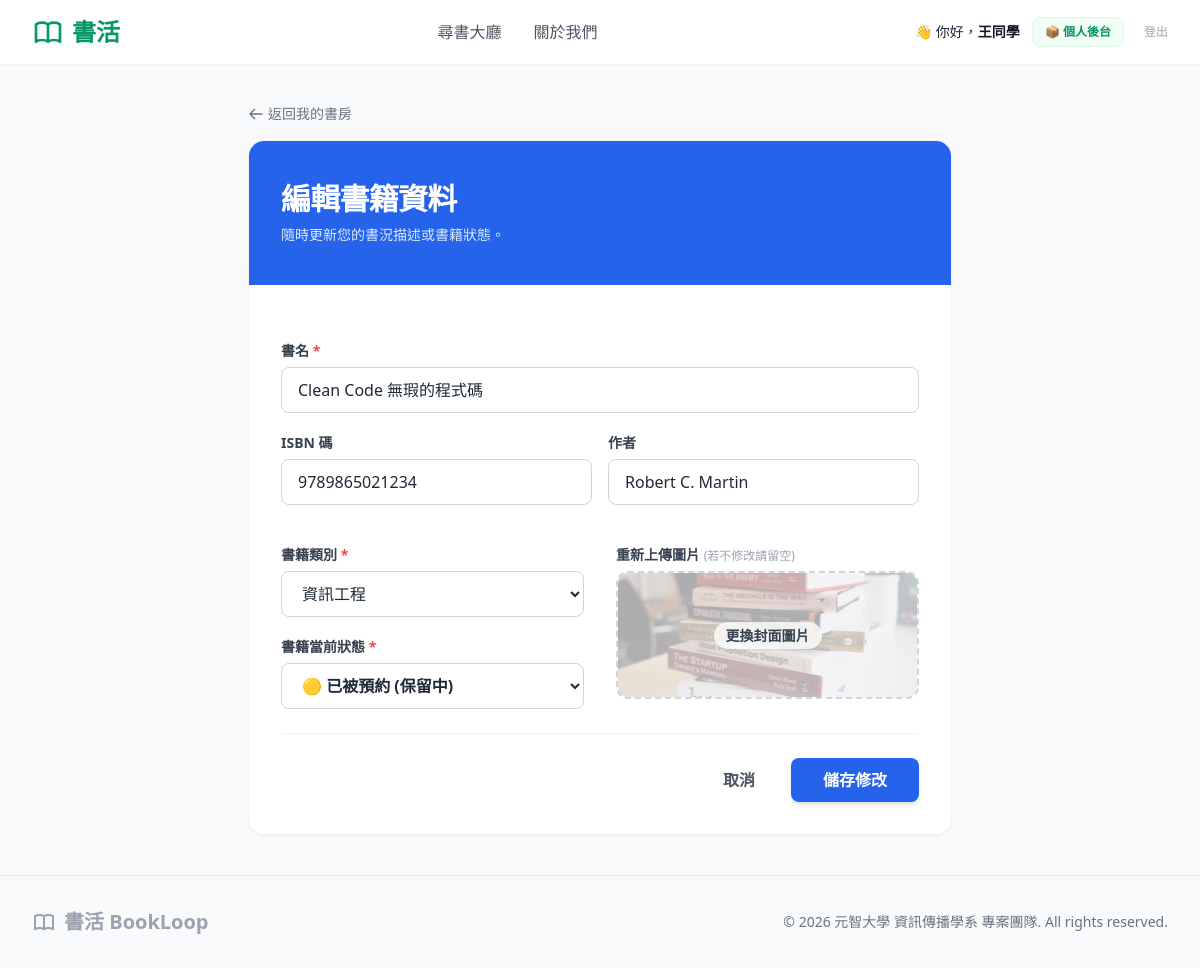
Page /edit_book.php?id=1 (signed in) on the committed database.
### tables this page shows
CREATE TABLE `Book` (
    `bbook_id` INT AUTO_INCREMENT NOT NULL,
    `bisbn` VARCHAR(20) DEFAULT NULL COMMENT '國際標準書號',
    `btitle` VARCHAR(100) NOT NULL COMMENT '書名',
    `bauthor` VARCHAR(100) DEFAULT NULL COMMENT '作者',
	`bimage_url` VARCHAR(255) DEFAULT 'assets/images/default.png' COMMENT '封面圖片路徑',
    `bstatus` VARCHAR(50) DEFAULT 'available' COMMENT '狀態 (available, reserved, donated)',
    `bdonor_id` INT NOT NULL COMMENT '捐贈者用戶 ID',
    `bcategory_id` INT NOT NULL COMMENT '書籍分類 ID',
    `bcreated_at` TIMESTAMP DEFAULT CURRENT_TIMESTAMP COMMENT '發佈時間',
    PRIMARY KEY (`bbook_id`),
    FOREIGN KEY (`bdonor_id`) REFERENCES `User` (`user_id`) ON DELETE CASCADE,
    FOREIGN KEY (`bcategory_id`) REFERENCES `Category` (`ccategory_id`) ON DELETE CASCADE
);

CREATE TABLE `Category` (
    `ccategory_id` INT AUTO_INCREMENT NOT NULL,
    `ccategory_name` VARCHAR(50) NOT NULL COMMENT '分類名稱（如：資工、設計、文學）',
    PRIMARY KEY (`ccategory_id`)
);

### edit_book.php (the view, shortened to what this page needs)
<?php
require_once 'config/database.php';
$book_id = isset($_GET['id']) ? intval($_GET['id']) : 0;
$user_id = $_SESSION['user_id'];
try {
    $stmt = $conn->prepare("SELECT * FROM Book WHERE bbook_id = ? AND bdonor_id = ?");
    $stmt->execute([$book_id, $user_id]);
    $book = $stmt->fetch(PDO::FETCH_ASSOC);
    $cat_stmt = $conn->query("SELECT * FROM Category ORDER BY ccategory_id ASC");
    $categories = $cat_stmt->fetchAll(PDO::FETCH_ASSOC);
} catch (PDOException $e) {
    die("資料載入失敗：" . $e->getMessage());
}
?>
<!DOCTYPE html>
<html lang="zh-TW">
<?php include 'components/head.php'; ?>
<body class="bg-gray-50 text-gray-800 flex flex-col min-h-screen font-sans">
    <?php include 'components/header.php'; ?>
    <main class="flex-grow py-10">
        <div class="max-w-3xl mx-auto px-4 sm:px-6 lg:px-8">
            <a href="user_panel.php" class="inline-flex items-center gap-1 text-sm text-gray-500 hover:text-gray-800 transition mb-4">
                <svg xmlns="http://www.w3.org/2000/svg" class="h-4 w-4" fill="none" viewBox="0 0 24 24" stroke="currentColor" stroke-width="2">
                    <path stroke-linecap="round" stroke-linejoin="round" d="M10 19l-7-7m0 0l7-7m-7 7h18" />
                </svg>
                返回我的書房
            </a>
            <div class="bg-white rounded-2xl shadow-sm border border-gray-100 overflow-hidden">
                <div class="bg-blue-600 px-8 py-10 text-white">
                    <h2 class="text-3xl font-black tracking-tight mb-2">編輯書籍資料</h2>
                    <p class="text-blue-100 text-sm">隨時更新您的書況描述或書籍狀態。</p>
                </div>
                <form action="api/update_book.php" method="POST" enctype="multipart/form-data" class="space-y-6 p-8">
                    <div class="space-y-5">
                        <div>
                            <label class="block text-sm font-bold text-gray-700 mb-1.5">書名 <span class="text-red-500">*</span></label>
                            <input type="text" name="btitle" required value="<?php echo htmlspecialchars($book['btitle']); ?>" class="w-full px-4 py-2.5 rounded-lg border border-gray-300 focus:outline-none focus:border-blue-500 focus:ring-1 focus:ring-blue-500 transition">
                        </div>
                        <div class="grid grid-cols-2 gap-4">
                            <div>
                                <label class="block text-sm font-bold text-gray-700 mb-1.5">ISBN 碼</label>
                                <input type="text" name="bisbn" value="<?php echo htmlspecialchars($book['bisbn']); ?>" class="w-full px-4 py-2.5 rounded-lg border border-gray-300 focus:outline-none focus:border-blue-500 focus:ring-1 focus:ring-blue-500 transition">
                            </div>
                            <div>
                                <label class="block text-sm font-bold text-gray-700 mb-1.5">作者</label>
                                <input type="text" name="bauthor" value="<?php echo htmlspecialchars($book['bauthor']); ?>" class="w-full px-4 py-2.5 rounded-lg border border-gray-300 focus:outline-none focus:border-blue-500 focus:ring-1 focus:ring-blue-500 transition">
                            </div>
                        </div>
                    </div>
                    <div class="grid grid-cols-1 md:grid-cols-2 gap-8 pt-4">
                        <div class="space-y-5">
                            <div>
                                <label class="block text-sm font-bold text-gray-700 mb-1.5">書籍類別 <span class="text-red-500">*</span></label>
                                <select name="bcategory_id" required class="w-full px-4 py-2.5 rounded-lg border border-gray-300 focus:outline-none focus:border-blue-500 transition bg-white">
                                    <?php foreach ($categories as $cat): ?>
                                        <option value="<?php echo $cat['ccategory_id']; ?>" <?php echo $book['bcategory_id'] == $cat['ccategory_id'] ? 'selected' : ''; ?>>
                                            <?php echo htmlspecialchars($cat['ccategory_name']); ?>
                                        </option>
                                    <?php endforeach; ?>
                                </select>
                            </div>
                            <div>
                                <label class="block text-sm font-bold text-gray-700 mb-1.5">書籍當前狀態 <span class="text-red-500">*</span></label>
                                <select name="bstatus" required class="w-full px-4 py-2.5 rounded-lg border border-gray-300 focus:outline-none focus:border-blue-500 transition bg-white font-bold">
                                    <option value="reserved" <?php echo $book['bstatus'] === 'reserved' ? 'selected' : ''; ?>>🟡 已被預約 (保留中)</option>
                                </select>
                            </div>
                        </div>
                        <div>
                            <label class="block text-sm font-bold text-gray-700 mb-1.5">重新上傳圖片 <span class="text-xs text-gray-400 font-normal">(若不修改請留空)</span></label>
                            <div class="relative w-full h-32 border-2 border-dashed border-gray-300 rounded-xl bg-gray-50 hover:bg-gray-100 hover:border-blue-400 transition flex items-center justify-center cursor-pointer overflow-hidden group" onclick="document.getElementById('bimage').click()">
                                <img src="<?php echo htmlspecialchars($book['bimage_url']); ?>" class="absolute inset-0 w-full h-full object-cover opacity-30 group-hover:opacity-10 transition">
                                <div class="text-center z-10 relative">
                                    <span class="text-sm text-gray-700 font-bold bg-white/80 px-3 py-1 rounded-full shadow-sm">更換封面圖片</span>
                                </div>
                            </div>
                        </div>
                    </div>
                    <div class="flex justify-end gap-3 pt-6 border-t border-gray-100">
                        <button type="button" onclick="history.back()" class="px-6 py-2.5 rounded-lg font-bold text-gray-600 hover:bg-gray-100 transition">
                            取消
                        </button>
                        <button type="submit" class="bg-blue-600 text-white px-8 py-2.5 rounded-lg font-bold hover:bg-blue-700 transition shadow-md">
                            儲存修改
                        </button>
                    </div>
                </form>
            </div>
        </div>
    </main>
    <?php include 'components/footer.php'; ?>
</body>
</html>

### rows in the picture
book: btitle "Clean Code 無瑕的程式碼", bisbn "9789865021234", bauthor "Robert C. Martin", bcategory_id "資訊工程", bstatus "🟡 已被預約 (保留中)", bimage_url (picture)

### other values in the picture
$_SESSION['uname'] "王同學"
